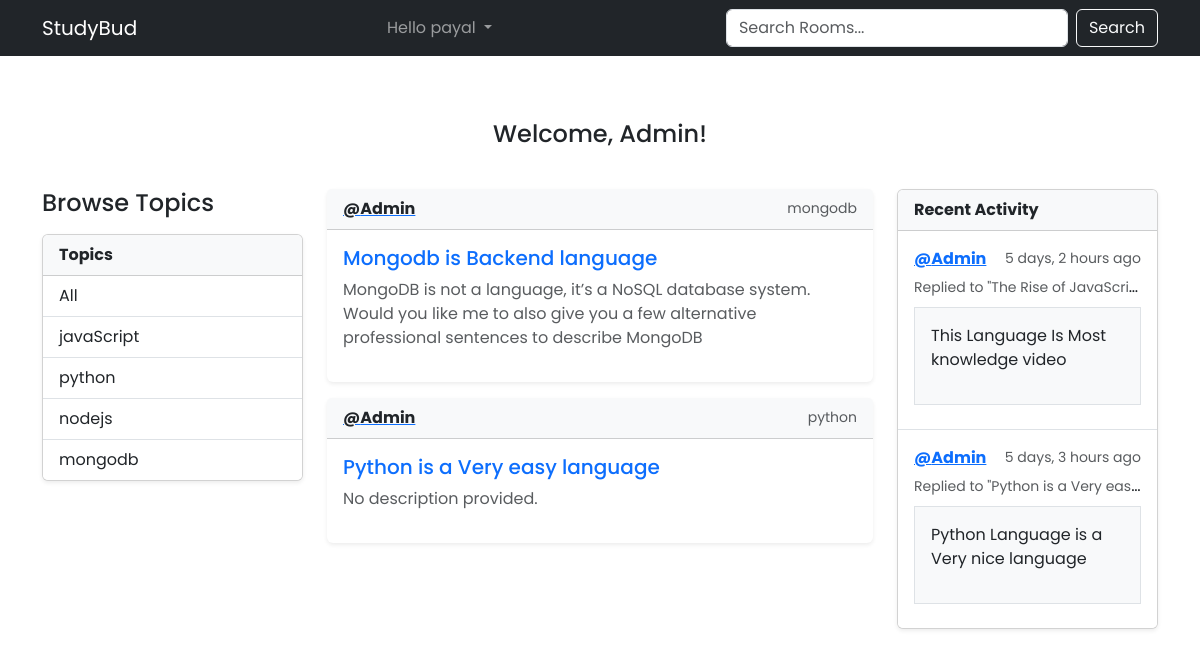
The page /profile/1/ (signed in) on the database its author committed.
### base/models.py (models this page shows, shortened)
class Topic(models.Model):
    name = models.CharField(max_length=200)

class Room(models.Model):
    host = models.ForeignKey(User, on_delete=models.SET_NULL, null=True)
    topic = models.ForeignKey(Topic, on_delete=models.SET_NULL, null=True)
    name = models.CharField(max_length=200)
    description = models.TextField(null=True, blank=True)
    participants = models.ManyToManyField(User, related_name='participants', blank=True)
    updated = models.DateTimeField(auto_now=True)
    created = models.DateTimeField(auto_now_add=True)
    class Meta:
        ordering = ['-updated', '-created']
    def __str__(self):
        return self.name

class Message(models.Model):
    user = models.ForeignKey(User, on_delete=models.CASCADE)
    room = models.ForeignKey(Room, on_delete=models.CASCADE)
    body = models.TextField()
    updated = models.DateTimeField(auto_now=True)
    created = models.DateTimeField(auto_now_add=True)
    class Meta:
        ordering = ['-updated', '-created']
    def __str__(self):
        return self.body[0:50]

### base/views.py (the view)
# urls.py: path('profile/<str:pk>/', views.userProfile, name='profile'),
@login_required(login_url="/login/")
def userProfile(request, pk):
    user = User.objects.get(id=pk)
    rooms = user.room_set.all()
    room_message = user.message_set.all()
    topics = Topic.objects.all()
    context = {'user':user, 'rooms':rooms, 'room_message':room_message, 'topics':topics}
    return render(request, 'base/profile.html', context)

### base/templates/base/profile.html
{% extends 'layout.html' %} {% block content %}
<div class="mb-4">
  <h4 class="text-center py-3">Welcome, {{ user.username }}!</h4>
</div>
<div class="row g-4">
  <div class="col-12 col-lg-3">{% include 'base/topic_component.html' %}</div>
  <div class="col-12 col-lg-6">{% include 'base/feed_component.html' %}</div>
  <div class="col-12 col-lg-3">
    {% include 'base/activity_component.html' %}
  </div>
</div>
{% endblock %}

### templates/navbar.html (shortened to what this page needs)
<nav class="navbar navbar-expand-lg navbar-dark bg-dark">
  <div class="container">
    <a class="navbar-brand" href="{% url 'home' %}">StudyBud</a>
    <div class="collapse navbar-collapse" id="navbarSupportedContent">
      <ul class="navbar-nav mx-auto">
        {% if not request.user.is_authenticated %}
        <li>
          <a class="dropdown-item text-white" href="{% url 'login' %}">Login</a>
        </li>
        {% else %}
        <li class="nav-item dropdown">
          <a
            class="nav-link dropdown-toggle"
            href="#"
            role="button"
            data-bs-toggle="dropdown"
            aria-expanded="false"
          >
            Hello {{ request.user }}
          </a>
            {% endif %}
        </li>
      </ul>
      <form method="GET" class="d-flex" role="search" action="{% url 'home' %}">
        <input
          class="form-control me-2"
          type="text"
          name="q"
          placeholder="Search Rooms..."
          aria-label="Search"
        />
        <button class="btn btn-outline-light" type="submit">Search</button>
      </form>
    </div>
  </div>
</nav>

### base/templates/base/topic_component.html
<h4 class="mb-3">Browse Topics</h4>
<div class="card shadow-sm">
  <div class="card-header bg-light fw-bold">Topics</div>
  <ul class="list-group list-group-flush">
    <li class="list-group-item py-2">
      <a href="{% url 'home' %}" class="d-block text-decoration-none text-dark">
        All
      </a>
    </li>
    {% for topic in topics %}
    <li class="list-group-item py-2">
      <a
        href="{% url 'home' %}?q={{ topic.name }}"
        class="d-block text-decoration-none text-dark"
      >
        {{ topic.name }}
      </a>
    </li>
    {% empty %}
    <li class="list-group-item text-muted">No topics available</li>
    {% endfor %}
  </ul>
</div>

### base/templates/base/feed_component.html (shortened to what this page needs)
<div class="d-flex flex-column gap-3">
  {% for room in rooms %}
  <div class="card shadow-sm border-0">
    <div
      class="card-header bg-light d-flex justify-content-between align-items-center"
    >
      <a href="{% url 'profile' room.host.id %}">
        <span class="fw-bold text-dark">@{{ room.host.username }}</span>
      </a>
      <small class="text-muted">{{ room.topic.name }}</small>
    </div>
    <div class="card-body">
      <h5 class="card-title mb-2">
        <a href="{% url 'room' room.id %}" class="text-decoration-none"
          >{{ room.name }}</a
        >
      </h5>
      <p class="card-text text-muted mb-3">
        {{ room.description|default:"No description provided." }}
      </p>
    </div>
  </div>
  {% empty %}
  <div class="alert alert-warning">No rooms found.</div>
  {% endfor %}
</div>

### base/templates/base/activity_component.html (shortened to what this page needs)
<div class="card shadow-sm h-100">
  <div class="card-header bg-light fw-bold">Recent Activity</div>
  <ul class="list-group list-group-flush">
    {% for message in room_message %}
    <li class="list-group-item d-flex flex-column py-3">
      <div class="d-flex justify-content-between align-items-center mb-1">
        <a href="{% url 'profile' message.user.id %}">
          <span class="fw-bold text-primary">@{{ message.user }}</span>
        </a>
        <small class="text-muted">{{ message.created|timesince }} ago</small>
      </div>
      <div class="text-truncate" title="{{ message.room }}">
        <small class="text-muted">Replied to "{{ message.room }}"</small>
      </div>
      <div class="bg-light p-3 border my-2">
        <p>{{message}}</p>
      </div>
    </li>
    {% empty %}
    <li class="list-group-item text-center text-muted py-3">
      No activity available
    </li>
    {% endfor %}
  </ul>
</div>

### templates/layout.html (style rules this page uses)
* { font-family: "Poppins", sans-serif; }

### rows shown on the page
Topic: name "javaScript"
Topic: name "python"
Topic: name "nodejs"
Topic: name "mongodb"
Room: host.username "Admin", topic.name "mongodb", name "Mongodb is Backend language", description "MongoDB is not a language, it’s a NoSQL database system. Would you like me to also give you a few alternative professional sentences to describe MongoDB"
Room: host.username "Admin", topic.name "python", name "Python is a Very easy language", description "No description provided."
Message: user "Admin", created "5 days, 2 hours", room "The Rise of JavaScri…", body "This Language Is Most knowledge video"
Message: user "Admin", created "5 days, 3 hours", room "Python is a Very eas…", body "Python Language is a Very nice language"

### other values the page prints
{{ request.user }} "payal"
{{ user.username }} "Admin"
